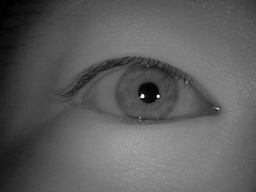
#> input picture CASIA-Iris-Thousand/002/L/S5002L00.jpg, 256 x 192 px, shrunk from 640 x 480 before the run; its folder holds only this picture in this run
$ python -i pipeline.py   (imports and definitions only)   (older library calls are emulated)
#> lines starting #> are read from the running program, lines starting #| are printed output that depends on the picture; after the words box and inside, x2 and y2 are one past the last pixel; in counts of white or black regions, pixels touching at a corner belong together
### iris/segmentation.py
# segmentation.py  — Pure Wildes-style (edge → Hough voting for circles)
import cv2
import numpy as np
from typing import Tuple, Optional


# Tunables
GAUSS_K = (5, 5)
CLAHE_CLIP = 2.0
CLAHE_TILE = (8, 8)

CANNY_LO = 30
CANNY_HI = 120

PUPIL_R_MIN_FRAC = 1/50
PUPIL_R_MAX_FRAC = 1/6
IRIS_R_MIN_SCALE = 1.5
IRIS_R_MAX_FRAC = 0.48

R_STEP = 1
CENTER_NEAR_PUPIL = 3
EDGE_SUBSAMPLE = 1
VOTE_BOTH_NORMAL_DIRS = True


def _to_gray(img: np.ndarray) -> np.ndarray:
    return cv2.cvtColor(img, cv2.COLOR_BGR2GRAY) if img.ndim == 3 else img

def _enhance(gray: np.ndarray) -> np.ndarray:
    g = _to_gray(gray)
    g = cv2.GaussianBlur(g, GAUSS_K, 1.0)
    clahe = cv2.createCLAHE(clipLimit=CLAHE_CLIP, tileGridSize=CLAHE_TILE)
    g = clahe.apply(g)
    spec = cv2.inRange(g, 240, 255)
    if np.any(spec):
        g = cv2.inpaint(g, spec, 3, cv2.INPAINT_TELEA)
    return g

def _binary_edges(enhanced: np.ndarray) -> np.ndarray:
    edges = cv2.Canny(enhanced, CANNY_LO, CANNY_HI, L2gradient=True)
    return edges

def _gradients(enhanced: np.ndarray) -> Tuple[np.ndarray, np.ndarray]:
    gx = cv2.Sobel(enhanced, cv2.CV_32F, 1, 0, ksize=3)
    gy = cv2.Sobel(enhanced, cv2.CV_32F, 0, 1, ksize=3)
    return gx, gy

def _radius_range_for_pupil(h: int, w: int) -> np.ndarray:
    m = min(h, w)
    rmin = max(6, int(np.floor(m * PUPIL_R_MIN_FRAC)))
    rmax = max(rmin + 5, int(np.ceil(m * PUPIL_R_MAX_FRAC)))
    return np.arange(rmin, rmax + 1, R_STEP, dtype=int)

def _radius_range_for_iris(h: int, w: int, r_pupil: int) -> np.ndarray:
    m = min(h, w)
    rmin = max(r_pupil + 8, int(np.ceil(IRIS_R_MIN_SCALE * r_pupil)))
    rmax = max(rmin + 8, int(np.floor(m * IRIS_R_MAX_FRAC)))
    return np.arange(rmin, rmax + 1, R_STEP, dtype=int)

def _mean_inside(gray: np.ndarray, cx: int, cy: int, r: int) -> float:
    H, W = gray.shape[:2]
    Y, X = np.ogrid[:H, :W]
    mask = (X - cx)**2 + (Y - cy)**2 <= r*r
    if not np.any(mask):
        return 255.0
    return float(np.mean(gray[mask]))

def _vote_centers(edges: np.ndarray,
                  gx: np.ndarray,
                  gy: np.ndarray,
                  radii: np.ndarray,
                  center_hint: Optional[Tuple[int, int]] = None,
                  center_tol: int = 0) -> Tuple[int, int, int, float]:
    """
    Core Wildes Hough voting:
      - edges: binary edge map (uint8 0/255)
      - gx, gy: gradients (float32)
      - radii: 1D array of candidate radii
      - center_hint: (cx,cy) to restrict votes near this point (for iris stage)
      - center_tol: allowed +/- pixels from hint (0 => no restriction)
    Returns best (cx, cy, r, score).
    """
    H, W = edges.shape[:2]
    ys, xs = np.nonzero(edges)
    if EDGE_SUBSAMPLE > 1 and len(xs) > 0:
        xs = xs[::EDGE_SUBSAMPLE]
        ys = ys[::EDGE_SUBSAMPLE]

    best_score = -1.0
    best = (W//2, H//2, radii[0])

    mag = np.hypot(gx, gy) + 1e-6
    nx = gx / mag
    ny = gy / mag

    # Clamp function
    def _in_bounds(xc, yc):
        return (0 <= xc < W) and (0 <= yc < H)

    for r in radii:
        acc = np.zeros((H, W), dtype=np.uint16)

        # Vote from each edge point
        for x, y in zip(xs, ys):
            fx = nx[y, x]
            fy = ny[y, x]
            if fx == 0.0 and fy == 0.0:
                continue

            # candidate center along normal (outward)
            cx1 = int(round(x - r * fx))
            cy1 = int(round(y - r * fy))

            # inward vote
            if VOTE_BOTH_NORMAL_DIRS:
                cx2 = int(round(x + r * fx))
                cy2 = int(round(y + r * fy))
            else:
                cx2 = cx1
                cy2 = cy1

            if center_hint is not None and center_tol > 0:
                hx, hy = center_hint
                if abs(cx1 - hx) > center_tol or abs(cy1 - hy) > center_tol:
                    pass
                else:
                    if _in_bounds(cx1, cy1):
                        acc[cy1, cx1] += 1
                if VOTE_BOTH_NORMAL_DIRS:
                    if abs(cx2 - hx) <= center_tol and abs(cy2 - hy) <= center_tol and _in_bounds(cx2, cy2):
                        acc[cy2, cx2] += 1
            else:
                if _in_bounds(cx1, cy1):
                    acc[cy1, cx1] += 1
                if VOTE_BOTH_NORMAL_DIRS and _in_bounds(cx2, cy2):
                    acc[cy2, cx2] += 1

        idx = np.argmax(acc)
        peak = int(acc.flat[idx])
        cy, cx = divmod(idx, W)

        denom = max(1, len(xs))
        score = peak / float(denom)

        if score > best_score:
            best_score = score
            best = (cx, cy, r)

    cx, cy, r = best
    return int(cx), int(cy), int(r), float(best_score)

def find_pupil(gray: np.ndarray) -> Tuple[int, int, int]:
    """
    Wildes-style: edges -> gradient-guided circular Hough voting for (cx,cy,r).
    Picks radius with highest center-accumulator peak; tiebreak by darkest interior.
    """
    enh = _enhance(gray)
    edges = _binary_edges(enh)
    gx, gy = _gradients(enh)

    H, W = enh.shape[:2]
    pupil_radii = _radius_range_for_pupil(H, W)

    # Vote for centers across candidate radii
    cx, cy, r, score = _vote_centers(edges, gx, gy, pupil_radii)

    best_triplet = (cx, cy, r)
    best_mu = _mean_inside(enh, cx, cy, r)
    for dcx in (-1, 0, 1):
        for dcy in (-1, 0, 1):
            for dr in (-1, 0, 1):
                rc = r + dr
                xc = cx + dcx
                yc = cy + dcy
                if rc <= 4:
                    continue
                mu = _mean_inside(enh, xc, yc, rc)
                if mu < best_mu:
                    best_mu = mu
                    best_triplet = (xc, yc, rc)

    cx, cy, r = best_triplet
    return int(cx), int(cy), int(r)

def find_iris(gray: np.ndarray, cx: int, cy: int, r_pupil: int) -> int:
    """
    Wildes-style: same center (within a small tolerance). Search radii > pupil
    and pick the one whose center votes peak near (cx,cy).
    """
    enh = _enhance(gray)
    edges = _binary_edges(enh)
    gx, gy = _gradients(enh)

    H, W = enh.shape[:2]
    iris_radii = _radius_range_for_iris(H, W, r_pupil)

    cx_i, cy_i, r_i, score = _vote_centers(
        edges, gx, gy, iris_radii,
        center_hint=(cx, cy),
        center_tol=CENTER_NEAR_PUPIL
    )

    best_r = r_i
    best_score = score
    for dr in (-2, -1, 1, 2):
        rr = r_i + dr
        if rr <= r_pupil + 4 or rr >= int(min(H, W) * IRIS_R_MAX_FRAC):
            continue
        thetas = np.linspace(0, 2*np.pi, 720, endpoint=False)
        xs = np.clip(np.round(cx + rr * np.cos(thetas)).astype(int), 0, W-1)
        ys = np.clip(np.round(cy + rr * np.sin(thetas)).astype(int), 0, H-1)
        hits = (edges[ys, xs] > 0).sum() / 720.0
        if hits > best_score:
            best_score = hits
            best_r = rr

    return int(best_r)

def draw_segmentation_overlay(bgr: np.ndarray, cx:int, cy:int, r_pupil:int, r_iris:int) -> np.ndarray:
    out = bgr.copy()
    cv2.circle(out, (int(cx), int(cy)), int(r_iris), (255, 0, 0), 2)   # blue iris
    cv2.circle(out, (int(cx), int(cy)), int(r_pupil), (0, 255, 0), 2)  # green pupil
    return out

### iris/normalization.py
import cv2
import numpy as np
from typing import Tuple

def rubber_sheet(gray: np.ndarray,
                 cx:int, cy:int, r_pupil:int, r_iris:int,
                 radial_res:int = 64, angular_res:int = 360) -> Tuple[np.ndarray, np.ndarray]:
    """
    Classic rubber-sheet: map annulus [pupil, iris] to (radial_res x angular_res).
    Returns (normalized, mask). Normalized is uint8 grayscale.
    """
    if len(gray.shape) == 3:
        gray = cv2.cvtColor(gray, cv2.COLOR_BGR2GRAY)

    thetas = np.linspace(0, 2*np.pi, angular_res, endpoint=False).astype(np.float32)
    rs = np.linspace(0, 1, radial_res, endpoint=True).astype(np.float32)[:, None]  # (R,1)

    # radii per theta
    r_line = (1 - rs) * r_pupil + rs * r_iris  # (R,1)
    xs = cx + r_line * np.cos(thetas)[None, :] # (R,T)
    ys = cy + r_line * np.sin(thetas)[None, :] # (R,T)

    # remap needs float32
    map_x = xs.astype(np.float32)
    map_y = ys.astype(np.float32)

    norm = cv2.remap(gray, map_x, map_y, interpolation=cv2.INTER_LINEAR, borderMode=cv2.BORDER_REFLECT101)

    # build a validity mask (inside image bounds)
    h, w = gray.shape[:2]
    valid = (map_x >= 0) & (map_x < w-1) & (map_y >= 0) & (map_y < h-1)
    mask = (valid.astype(np.uint8)) * 255
    return norm, mask

### iris/feature_extraction.py
import numpy as np
import cv2

# Feature Extraction (Using Gabor filters)

def gabor_filter_bank(size=(9, 9), frequency=0.5, sigma=3.0):
    """Create a real + imaginary Gabor kernel."""
    x = np.linspace(-size[0]//2, size[0]//2, size[0])
    y = np.linspace(-size[1]//2, size[1]//2, size[1])
    X, Y = np.meshgrid(x, y)
    real = np.exp(-(X**2 + Y**2)/(2*sigma**2)) * np.cos(2*np.pi*frequency*X)
    imag = np.exp(-(X**2 + Y**2)/(2*sigma**2)) * np.sin(2*np.pi*frequency*X)
    return real, imag


# In feature_extraction.py, modify sample_points to cache results
_SAMPLE_POINTS_CACHE = {}

def sample_points(image_shape, radial_bands=8, angular_sectors=128):
    """Cached version of sample points calculation."""
    cache_key = (image_shape, radial_bands, angular_sectors)

    if cache_key not in _SAMPLE_POINTS_CACHE:
        rows, cols = image_shape
        r_positions = np.linspace(0, rows - 1, radial_bands + 1, dtype=int)
        theta_positions = np.linspace(0, cols - 1, angular_sectors + 1, dtype=int)

        points = []
        for i in range(radial_bands):
            for j in range(angular_sectors):
                r_center = (r_positions[i] + r_positions[i + 1]) // 2
                theta_center = (theta_positions[j] + theta_positions[j + 1]) // 2
                points.append((r_center, theta_center))

        _SAMPLE_POINTS_CACHE[cache_key] = points

    return _SAMPLE_POINTS_CACHE[cache_key]


def encode_iris(normalized_iris, radial_bands=8, angular_sectors=128):
    """
    Apply Gabor filter at 1024 (r,θ) sampling points.
    Convert phase to 2048-bit IrisCode (2 bits per location).
    """
    gabor_real, gabor_imag = gabor_filter_bank()
    patch_size = gabor_real.shape[0] // 2

    sample_pts = sample_points(normalized_iris.shape, radial_bands, angular_sectors)

    bits = []
    for (r, theta) in sample_pts:
        # Extract small patch around the sampling point
        r1, r2 = r - patch_size, r + patch_size + 1
        t1, t2 = theta - patch_size, theta + patch_size + 1
        patch = normalized_iris[max(r1,0):min(r2,normalized_iris.shape[0]),
                                max(t1,0):min(t2,normalized_iris.shape[1])]

        # If patch is too small near border, skip
        if patch.shape[0] < gabor_real.shape[0] or patch.shape[1] < gabor_real.shape[1]:
            continue

        # Apply Gabor filtering
        real_response = np.sum(patch * gabor_real)
        imag_response = np.sum(patch * gabor_imag)

        # Phase sign: 2 bits per location
        bit1 = 1 if real_response >= 0 else 0
        bit2 = 1 if imag_response >= 0 else 0

        bits.extend([bit1, bit2])

    iris_code = np.array(bits, dtype=np.uint8)
    # Ensure 2048 bits (trim or pad if needed)
    iris_code = iris_code[:2048] if iris_code.size >= 2048 else np.pad(iris_code, (0, 2048 - iris_code.size))
    return iris_code

### iris/utils.py

import re
from pathlib import Path
import cv2
import numpy as np
from typing import Tuple

def ensure_dir(p: str) -> Path:
    path = Path(p)
    path.mkdir(parents=True, exist_ok=True)
    return path

# [18 lines left out: functions next_index, save_images, not called in this run]

### iris/pipeline.py
from pathlib import Path
import cv2
import numpy as np
from typing import Tuple, Dict, List
import json
import os

from .segmentation import find_pupil, find_iris, draw_segmentation_overlay
from .normalization import rubber_sheet
from .utils import ensure_dir, next_index, save_images
from .feature_extraction import encode_iris


def preprocess_iris_image(image_path: str) -> np.ndarray:
    """
    Grayscale → median blur → CLAHE → inpaint reflections → normalize [0,255].
    """
    img = cv2.imread(image_path)
    if img is None:
        raise FileNotFoundError(image_path)
    gray = cv2.cvtColor(img, cv2.COLOR_BGR2GRAY)
    blurred = cv2.medianBlur(gray, 5)
    clahe = cv2.createCLAHE(clipLimit=2.0, tileGridSize=(8, 8))
    enhanced = clahe.apply(blurred)
    # reflection cleanup
    reflection_mask = cv2.inRange(enhanced, 240, 255)
    cleaned = cv2.inpaint(enhanced, reflection_mask, 3, cv2.INPAINT_TELEA)
    normalized = cv2.normalize(cleaned, None, 0, 255, cv2.NORM_MINMAX)
    return normalized


def run_full_pipeline(
    image_path: str,
    out_root: str = "outputs",
    radial_res: int = 64,
    angular_res: int = 360,
) -> Tuple[str, str, Tuple[int, int, int, int]]:
    """
    Full end-to-end pipeline for ONE image:
      preprocessing → segmentation → normalization → iris code.
    Returns:
        (segmented_path, normalized_path, (cx, cy, r_pupil, r_iris))
    """

    out_dir = ensure_dir(out_root)

    # --- Step 1: Preprocess image ---
    pre = preprocess_iris_image(image_path)
#> in preprocess_iris_image, img is the input picture: shape (192, 256, 3); min 0, max 255, mean 93.2
#> in preprocess_iris_image, `reflection_mask = cv2.inRange(enhanced, 240, 255)`: reflection_mask: shape (192, 256); every value is 0

    # --- Step 2: Segmentation (Wildes) ---
    cx, cy, r_pupil = find_pupil(pre)
#> in _enhance, `spec = cv2.inRange(g, 240, 255)`:
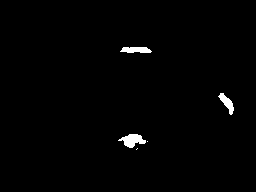
#> spec: shape (192, 256); 1.1% white; 5 white regions (2 under 20 px), largest, box (x1, y1, x2, y2) and area: (118, 134, 146, 148) 223, (120, 47, 152, 53) 157, (218, 93, 234, 115) 148
#> in _binary_edges, `edges = cv2.Canny(enhanced, CANNY_LO, CANNY_HI, L2gradient=True)`: edges: shape (192, 256); 4.4% white in thin lines or dots
#> in _gradients, `gy = cv2.Sobel(enhanced, cv2.CV_32F, 0, 1, ksize=3)`:
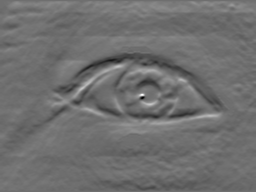
#> gy: shape (192, 256) float32; min -456, max 590, mean 2.1; drawn with min black and max white
#> in _vote_centers, `ys, xs = np.nonzero(edges)`: ys = 2158 values from 1 to 191; xs = 2158 values, max 255 at index 1340, min 2 at index 283, mean 131.4
#> in _vote_centers, `ny = gy / mag`:
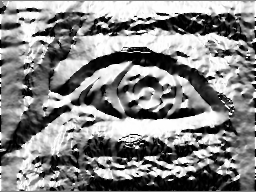
#> ny: shape (192, 256) float32; min -1, max 1, mean 0.0549; drawn with min black and max white
#> the loop in _vote_centers, `for r in radii:` made 27 passes
#> (score, best_score) on passes 1, 6, 7: (0.00371, 0.00371), (0.00556, 0.00556), (0.00788, 0.00788)
#> score on passes 2, 3, 4, 5, 8, 9: 0.00324, 0.00371, 0.00278, 0.00371, 0.0051, 0.00417
#> after the loop in _vote_centers, `for r in radii:`:
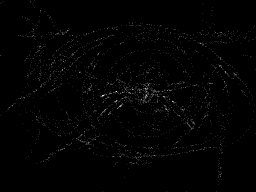
#> acc: shape (192, 256) uint16; min 0, max 8, mean 0.0758; drawn with min black and max white
#> after the loop in _vote_centers, `for r in radii:`: best_score = 0.00788
#> in _vote_centers, `cx, cy, r = best`: cx = 148; cy = 93; r = 12
#> in find_pupil, `cx, cy, r, score = _vote_centers(edges, gx, gy, pupil_radii)`: cx = 148; cy = 93; r = 12; score = 0.00788
#> in find_pupil, `best_triplet = (cx, cy, r)`: best_triplet = (148, 93, 12)
#> in _mean_inside, `mask = (X - cx)**2 + (Y - cy)**2 <= r*r`: mask: shape (192, 256) bool; 0.9% white; 1 white region, box (x1, y1, x2, y2) and area: (136, 81, 161, 106) 441
#> in find_pupil, `best_mu = _mean_inside(enh, cx, cy, r)`: best_mu = 53.51
#> after the loop in find_pupil, `for dcx in (-1, 0, 1):`: best_mu = 43.8; best_triplet = (149, 92, 11)
#> in find_pupil, `cx, cy, r = best_triplet`: cx = 149; cy = 92; r = 11
#> cx = 149; cy = 92; r_pupil = 11
    r_iris = find_iris(pre, cx, cy, r_pupil)
#> in _radius_range_for_iris, `rmin = max(r_pupil + 8, int(np.ceil(IRIS_R_MIN_SCALE * r_pupil)))`: rmin = 19
#> in _radius_range_for_iris, `rmax = max(rmin + 8, int(np.floor(m * IRIS_R_MAX_FRAC)))`: rmax = 92
#> in find_iris, `iris_radii = _radius_range_for_iris(H, W, r_pupil)`: iris_radii = 74 values from 19 to 92
#> the loop in _vote_centers (call 2), `for r in radii:` made 74 passes
#> (idx, peak, cy, cx, score, best_score, best) on passes 1, 2, 5, 14: (22933, 3, 89, 149, 0.00139, 0.00139, (149, 89, 19)), (22932, 4, 89, 148, 0.00185, 0.00185, (148, 89, 20)), (24467, 5, 95, 147, 0.00232, 0.00232, (147, 95, 23)), (24466, 6, 95, 146, 0.00278, 0.00278, (146, 95, 32))
#> (idx, peak, cy, cx, score) on passes 3, 4, 6, 7, 8, 9: (23187, 3, 90, 147, 0.00139), (23442, 4, 91, 146, 0.00185), (24212, 4, 94, 148, 0.00185), (24472, 5, 95, 152, 0.00232), (22932, 4, 89, 148, 0.00185), (23698, 4, 92, 146, 0.00185)
#> in find_iris, `cx_i, cy_i, r_i, score = _vote_centers( edges, gx, gy, iris_radii, cen..`: cx_i = 146; cy_i = 95; r_i = 32; score = 0.00278
#> in find_iris, `best_r = r_i`: best_r = 32
#> in find_iris, `best_score = score`: best_score = 0.00278
#> the loop in find_iris, `for dr in (-2, -1, 1, 2):` made 4 passes
#> (rr, hits, best_score, best_r) on passes 1, 3, 4: (30, 0.131, 0.131, 30), (33, 0.168, 0.168, 33), (34, 0.182, 0.182, 34)
#> (rr, hits) on pass 2: (31, 0.107)
#> after the loop in find_iris, `for dr in (-2, -1, 1, 2):`: best_r = 34; best_score = 0.182
#> r_iris = 34

    # --- Step 3: Visualization overlay ---
    pre_bgr = cv2.cvtColor(pre, cv2.COLOR_GRAY2BGR)
    overlay = draw_segmentation_overlay(pre_bgr, cx, cy, r_pupil, r_iris)
#> in draw_segmentation_overlay, `cv2.circle(out, (int(cx), int(cy)), int(r_pupil), (0, 255, 0), 2)`:
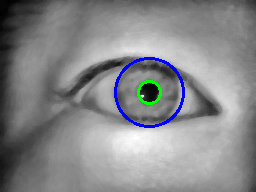
#> out: shape (192, 256, 3); mean B, G, R 138, 135.7, 134.6

    # --- Step 4: Normalization (rubber sheet) ---
    norm, _ = rubber_sheet(
        pre, cx, cy, r_pupil, r_iris,
        radial_res=radial_res,
        angular_res=angular_res,
    )
#> in rubber_sheet, `r_line = (1 - rs) * r_pupil + rs * r_iris`: r_line = 64 values from 11 to 34
#> in rubber_sheet, `ys = cy + r_line * np.sin(thetas)[None, :]`:
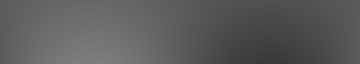
#> ys: shape (64, 360) float32; min 58, max 126, mean 92
#> in rubber_sheet, `norm = cv2.remap(gray, map_x, map_y, interpolation=cv2.INTER_LINEAR, b..`:
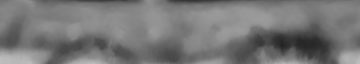
#> norm: shape (64, 360); min 35, max 190, mean 118.6
#> in rubber_sheet, `valid = (map_x >= 0) & (map_x < w-1) & (map_y >= 0) & (map_y < h-1)`: valid: shape (64, 360) bool; every value is 1
#> in rubber_sheet, `mask = (valid.astype(np.uint8)) * 255`: mask: shape (64, 360); every value is 255

    # --- Step 5: Feature extraction (iris code) ---
    iris_code = encode_iris(norm)

    # --- Step 6: Save results (so GUI can display them) ---
    stem = Path(image_path).stem
    seg_path = out_dir / f"{stem}_segmented.png"
    norm_path = out_dir / f"{stem}_normalized.png"

    cv2.imwrite(str(seg_path), overlay)
    cv2.imwrite(str(norm_path), norm)

    return str(seg_path), str(norm_path), (cx, cy, r_pupil, r_iris)


# [217 lines left out: functions store_iris_code, build_iris_codes_dataset_per_eye, run_dataset_segmentation_only, not called in this run]

>>> result = run_full_pipeline('../CASIA-Iris-Thousand/002/L/S5002L00.jpg')
